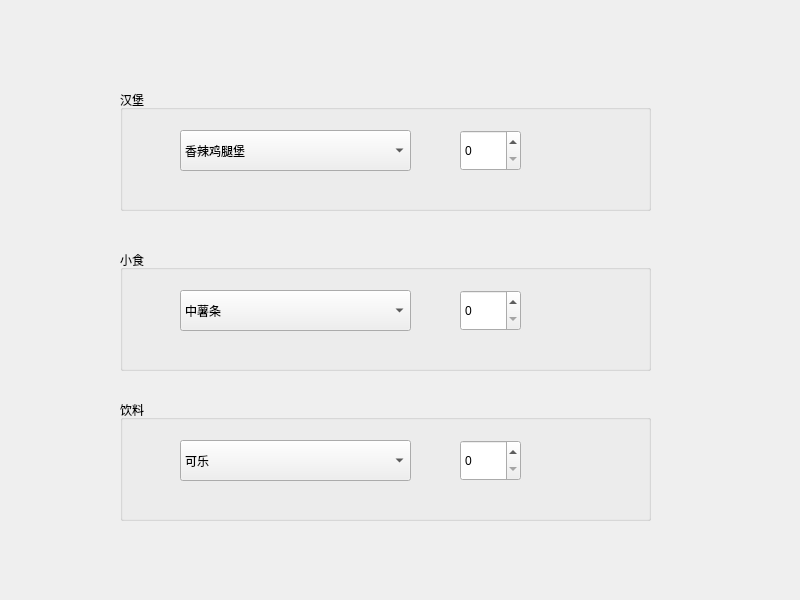
<?xml version="1.0" encoding="UTF-8"?>
<ui version="4.0">
 <class>Widget</class>
 <widget class="QWidget" name="Widget">
  <property name="geometry">
   <rect>
    <x>0</x>
    <y>0</y>
    <width>800</width>
    <height>600</height>
   </rect>
  </property>
  <property name="windowTitle">
   <string>Widget</string>
  </property>
  <widget class="QGroupBox" name="groupBox">
   <property name="geometry">
    <rect>
     <x>120</x>
     <y>90</y>
     <width>531</width>
     <height>121</height>
    </rect>
   </property>
   <property name="title">
    <string>汉堡</string>
   </property>
   <widget class="QComboBox" name="comboBox">
    <property name="geometry">
     <rect>
      <x>60</x>
      <y>40</y>
      <width>231</width>
      <height>41</height>
     </rect>
    </property>
    <item>
     <property name="text">
      <string>香辣鸡腿堡</string>
     </property>
    </item>
    <item>
     <property name="text">
      <string>牛肉堡</string>
     </property>
    </item>
    <item>
     <property name="text">
      <string>麦辣鸡腿堡</string>
     </property>
    </item>
   </widget>
   <widget class="QSpinBox" name="spinBox">
    <property name="geometry">
     <rect>
      <x>340</x>
      <y>40</y>
      <width>61</width>
      <height>41</height>
     </rect>
    </property>
   </widget>
  </widget>
  <widget class="QGroupBox" name="groupBox_2">
   <property name="geometry">
    <rect>
     <x>120</x>
     <y>250</y>
     <width>531</width>
     <height>121</height>
    </rect>
   </property>
   <property name="title">
    <string>小食</string>
   </property>
   <widget class="QComboBox" name="comboBox_5">
    <property name="geometry">
     <rect>
      <x>60</x>
      <y>40</y>
      <width>231</width>
      <height>41</height>
     </rect>
    </property>
    <item>
     <property name="text">
      <string>中薯条</string>
     </property>
    </item>
    <item>
     <property name="text">
      <string>麦辣鸡块</string>
     </property>
    </item>
    <item>
     <property name="text">
      <string>半只鸡</string>
     </property>
    </item>
   </widget>
   <widget class="QSpinBox" name="spinBox_5">
    <property name="geometry">
     <rect>
      <x>340</x>
      <y>40</y>
      <width>61</width>
      <height>41</height>
     </rect>
    </property>
   </widget>
  </widget>
  <widget class="QGroupBox" name="groupBox_3">
   <property name="geometry">
    <rect>
     <x>120</x>
     <y>400</y>
     <width>531</width>
     <height>121</height>
    </rect>
   </property>
   <property name="title">
    <string>饮料</string>
   </property>
   <widget class="QComboBox" name="comboBox_7">
    <property name="geometry">
     <rect>
      <x>60</x>
      <y>40</y>
      <width>231</width>
      <height>41</height>
     </rect>
    </property>
    <item>
     <property name="text">
      <string>可乐</string>
     </property>
    </item>
    <item>
     <property name="text">
      <string>雪碧</string>
     </property>
    </item>
    <item>
     <property name="text">
      <string>咖啡</string>
     </property>
    </item>
   </widget>
   <widget class="QSpinBox" name="spinBox_7">
    <property name="geometry">
     <rect>
      <x>340</x>
      <y>40</y>
      <width>61</width>
      <height>41</height>
     </rect>
    </property>
   </widget>
  </widget>
 </widget>
 <resources/>
 <connections/>
</ui>
